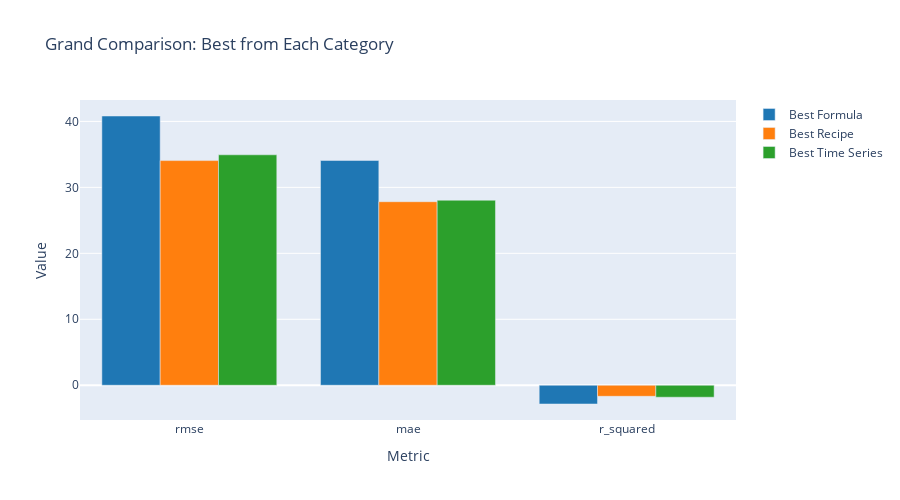

Here is the notebook cell this chart was saved with:
### Code cell
# Compare best models
fig = plot_model_comparison(
    stats_best,
    model_names=names_best,
    metrics=["rmse", "mae", "r_squared"],
    plot_type="bar"
)
fig.update_layout(title="Grand Comparison: Best from Each Category")
fig.show()

### Figure 1 — Plotly figure (JSON) as saved in the notebook; plotly's stock layout.template omitted (floating-point values rounded to 4 significant figures)
{"data": [{"hovertemplate": "Best Formula<br>%{x}: %{y:.4f}<extra></extra>", "marker": {"color": "#1f77b4"}, "name": "Best Formula", "type": "bar", "x": ["rmse", "mae", "r_squared"], "y": [40.82, 34.08, -2.843]}, {"hovertemplate": "Best Recipe<br>%{x}: %{y:.4f}<extra></extra>", "marker": {"color": "#ff7f0e"}, "name": "Best Recipe", "type": "bar", "x": ["rmse", "mae", "r_squared"], "y": [34.06, 27.83, -1.675]}, {"hovertemplate": "Best Time Series<br>%{x}: %{y:.4f}<extra></extra>", "marker": {"color": "#2ca02c"}, "name": "Best Time Series", "type": "bar", "x": ["rmse", "mae", "r_squared"], "y": [34.94, 28.05, -1.815]}], "layout": {"barmode": "group", "height": 500, "hovermode": "x", "showlegend": true, "title": {"text": "Grand Comparison: Best from Each Category"}, "xaxis": {"title": {"text": "Metric"}}, "yaxis": {"title": {"text": "Value"}}}}
